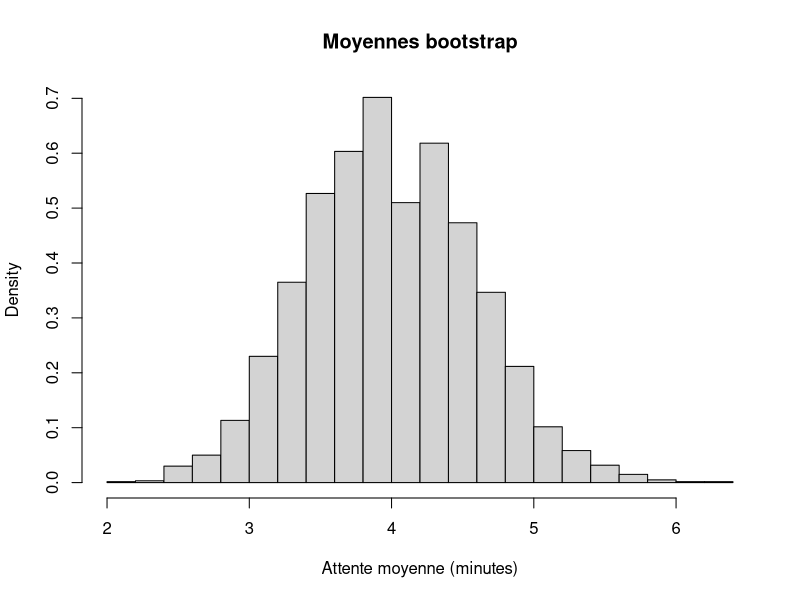

The R script that drew this image:
## ---- chunk 1
knitr::opts_chunk$set(echo = TRUE, warning = TRUE, message = FALSE)
## ---- chunk 2
set.seed(2810)
x <- c(1, 1.5, 2, 2.5, 3, 3.5, 4, 4.5, 5, 6, 7, 8)
IC_normal <- 7.4 + c(-1, 1) * qnorm(0.95) * 2 / sqrt(25)
IC_m_exp <- 2 * sum(x) / qchisq(c(0.975, 0.025), df = 2 * length(x))
IC_taux <- qchisq(c(0.025, 0.975), df = 2 * length(x)) / (2 * sum(x))
IC_normal
IC_m_exp
IC_taux

B <- 3000
m_boot <- replicate(B, mean(sample(x, size = length(x), replace = TRUE)))
hist(m_boot, probability = TRUE, breaks = 25,
     main = "Moyennes bootstrap", xlab = "Attente moyenne (minutes)")
quantile(m_boot, probs = c(0.025, 0.975), names = FALSE)

vraie_moyenne <- 7
couvert <- replicate(2000, {
  y <- rnorm(25, mean = vraie_moyenne, sd = 2)
  borne <- mean(y) + c(-1, 1) * qnorm(0.95) * 2 / sqrt(25)
  borne[1] <= vraie_moyenne && vraie_moyenne <= borne[2]
})
c(couverture_empirique = mean(couvert),
  erreur_type_MC_theorique = sqrt(0.9 * 0.1 / 2000))
